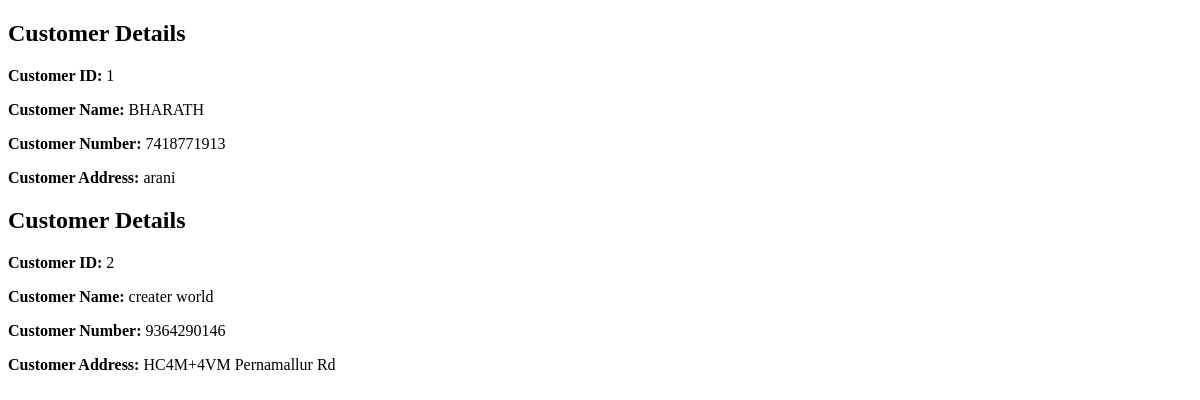
/customer_page (signed in), run on an earlier commit of the app's database.
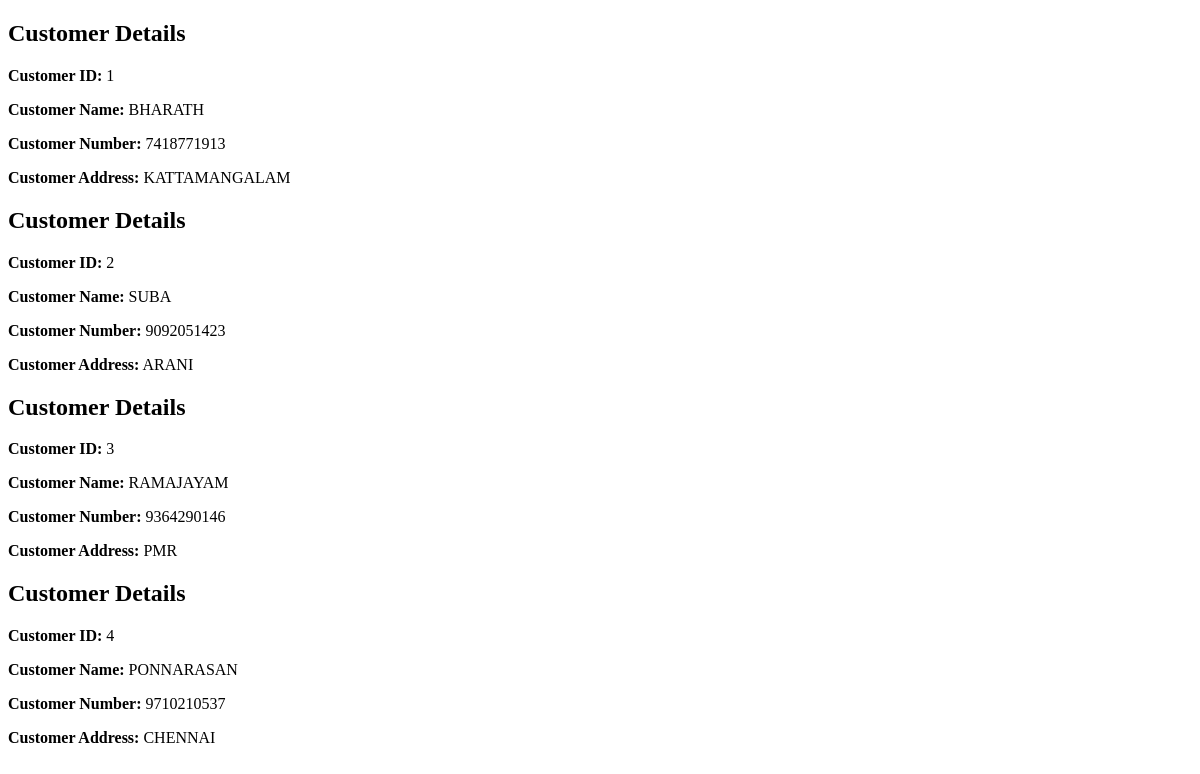
And on a later commit of the database.
### app.py (models this page shows)
class Customer(db.Model) :
    id = db.Column(db.Integer,primary_key=True)
    customer_name = db.Column(db.String(100))
    customer_phone_number = db.Column(db.String(10))
    customer_address = db.Column(db.String(200))
    __tablename__ = 'customer'

### app.py (the view)
@app.route('/customer_page')
@login_required
def customer_page():
    customers = Customer.query.all()
    return render_template('customer_page.html', customers=customers)

### app.py (called while the page is built)
@login_manager.user_loader
def load_user(user_id):
    uid = int(user_id)
    user = User.query.get(uid)
    if user:
        return user
    shop_dealer = ShopDealer.query.get(uid)
    if shop_dealer:
        return shop_dealer
    return None

### templates/customer_page.html (shortened to what this page needs)
<!DOCTYPE html>
<html lang="en">
<head>
</head>
<body>
    {% for customer in customers %}
        <h2>Customer Details</h2>
        <p><strong>Customer ID:</strong> {{ customer.id }}</p>
        <p><strong>Customer Name:</strong> {{ customer.customer_name }}</p>
        <p><strong>Customer Number:</strong> {{ customer.customer_phone_number }}</p>
        <p><strong>Customer Address:</strong> {{ customer.customer_address }}</p>
    {% endfor %}
</body>
</html>

What changed in the data, as far as the page shows it:
changed Customer "BHARATH": customer_address "arani" → "KATTAMANGALAM"
changed Customer id 2: customer_name "creater world" → "SUBA"; customer_phone_number "9364290146" → "9092051423"; customer_address "HC4M+4VM Pernamallur Rd" → "ARANI"
added Customer: id "3", customer_name "RAMAJAYAM", customer_phone_number "9364290146", customer_address "PMR"
added Customer: id "4", customer_name "PONNARASAN", customer_phone_number "9710210537", customer_address "CHENNAI"
